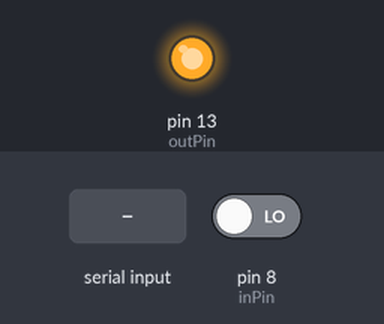
Bench run of a sketch on a simulated Arduino Uno, built with avr-gcc and run on an emulated ATmega328P. On the bench: output pins drawn as LEDs (lit = HIGH). The inputs (shaded band) are chosen by the test bench; at power-on: pin 8 (inPin) LOW. The modem accepts every AT command (registered, SIM ready, sends succeed) and sends nothing else; what the sketch prints to the serial monitor is not drawn.

Above: at 2.2 s.
2.3 s: pin 8 (inPin) driven HIGH
At 3.5 s:
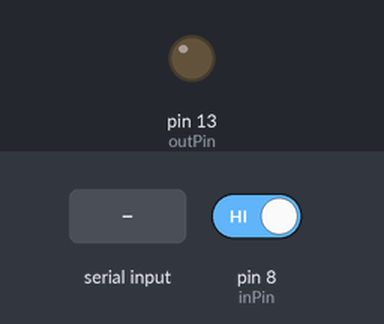
3.8 s: "+IPD\n" received over the second serial link
Timing chart, 0 to 6.8 s (numbered marks = the images above; inputs shaded):
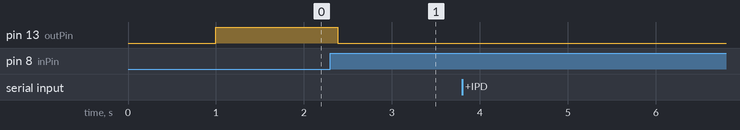

Measured:
- after the input at 2.3 s, pin 13 (outPin): HIGH → LOW after 0.09 s
- after the input at 3.8 s, every drawn part: stays the same

The sketch:

sketch_mar20a.ino
```cpp
#include <SoftwareSerial.h>

const byte rxPin = 2; // Wire this to Tx Pin of ESP8266
const byte txPin = 3; // Wire this to Rx Pin of ESP8266

int inPin = 8;         // the number of the input pin
int outPin = 13;       // the number of the output pin
int state = HIGH;      // the current state of the output pin
int reading;           // the current reading from the input pin
int previous = LOW;    // the previous reading from the input pin
long time = 0;         // the last time the output pin was toggled
long debounce = 200;   // the debounce time, increase if the output flickers

int initialize = 0;
String inData;
String outData = "off";
String received;
int overWrite = 0;

// We'll use a software serial interface to connect to ESP8266
SoftwareSerial ESP8266 (rxPin, txPin);

void setup() {
  pinMode(inPin, INPUT);
  pinMode(outPin, OUTPUT);

  Serial.begin(9600);
  ESP8266.begin(9600);
  delay(1000); // Let the module self-initialize
}

void loop() {
  // read the state of the pushbutton value:
  if(overWrite == 0) reading = digitalRead(inPin);
  if (reading == HIGH && previous == LOW && millis() - time > debounce) {
    if (state == HIGH) {
      state = LOW;
      outData = "off";
      if(overWrite == 0) initialize = 5;
    }
    else {
      state = HIGH;
      outData = "on";
      if(overWrite == 0) initialize = 5;
    }
    overWrite = 0;
    time = millis();
  }

  digitalWrite(outPin, state);
  previous = reading;

  inData = ESP8266.readStringUntil('\n');
  if (inData.indexOf("+IPD") > -1) {
    received = inData;
    initialize = 6;
  }


  if (initialize == 0) {
    inData = "";
    Serial.println("AT...");
    ESP8266.println("AT");
    while (inData.indexOf("OK") == -1) {
      inData = ESP8266.readStringUntil('\n');
      if (inData.length() > 1) Serial.println("--- Got reponse from ESP8266: " + inData);
    }
    initialize = 1;
  }
  if (initialize == 1) {
    inData = "";
    Serial.println("AT+CWMODE=1...");
    ESP8266.println("AT+CWMODE=1");
    while (inData.indexOf("OK") == -1) {
      inData = ESP8266.readStringUntil('\n');
      if (inData.length() > 1) Serial.println("--- Got reponse from ESP8266: " + inData);
    }
    initialize = 2;
  }
  if (initialize == 2) {
    inData = "";
    Serial.println("AT+CWJAP=”esp”,”testpass”...");
    ESP8266.println("AT+CWJAP=\"esp\",\"testpass\"");
    while (inData.indexOf("OK") == -1) {
      inData = ESP8266.readStringUntil('\n');
      if (inData.length() > 1) Serial.println("--- Got reponse from ESP8266: " + inData);
    }
    initialize = 3;
  }
  if (initialize == 3) {
    inData = "";
    Serial.println("AT+CIPSTART=\"TCP\",\"168.235.103.76\",3002");
    ESP8266.println("AT+CIPSTART=\"TCP\",\"168.235.103.76\",3002");
    while (inData.indexOf("OK") == -1) {
      inData = ESP8266.readStringUntil('\n');
      if (inData.length() > 1) Serial.println("--- Got reponse from ESP8266: " + inData);
    }
    initialize = 4;
  }
  if (initialize == 4) {
    inData = "";
    Serial.println("AT+CIPSTATUS");
    ESP8266.println("AT+CIPSTATUS");
    while (inData.indexOf("OK") == -1) {
      inData = ESP8266.readStringUntil('\n');
      if (inData.length() > 1) Serial.println("--- Got reponse from ESP8266: " + inData);
    }
    initialize = 6;
  }
  if (initialize == 5) {
    inData = "";
    Serial.println("AT+CIPSEND=4");
    ESP8266.println("AT+CIPSEND=4");
    while (inData.indexOf("SEND OK") == -1) {
      inData = ESP8266.readStringUntil('\n');
      if (inData.length() > 1) Serial.println("--- Got reponse from ESP8266: " + inData);
      if (inData.indexOf("+IPD") > -1) {
        received = inData;
        inData = "SEND OK";
      }
      if (inData[0] == '>') {
        Serial.println(outData);
        ESP8266.println(outData);
      }
    }
    initialize = 6;
  }
  if (initialize == 6) {
    Serial.println("Done");
    initialize = 7;
    if (received.length() > 1) Serial.println("--- Got reponse from server: " + received);
    if (received.indexOf("on") > -1) {
      overWrite = 1;
      reading = HIGH;
      previous = LOW;
      state = LOW;
      Serial.println("Turned LED on");
    }
    else if (received.indexOf("off") > -1) {
      overWrite = 1;
      reading = HIGH;
      previous = LOW;
      state = HIGH;
      Serial.println("Turned LED off");
    }
  }
}
```
